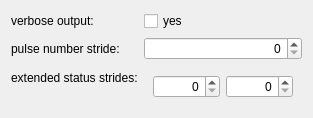
          <widget class="QWidget" name="scrollAreaWidgetContents_Output">
           <property name="geometry">
            <rect>
             <x>0</x>
             <y>0</y>
             <width>0</width>
             <height>0</height>
            </rect>
           </property>
           <layout class="QFormLayout" name="formLayout_9">
            <item row="0" column="0">
             <widget class="QLabel" name="label_verbose">
              <property name="text">
               <string>verbose output:</string>
              </property>
             </widget>
            </item>
            <item row="0" column="1">
             <widget class="QCheckBox" name="checkBox_verbose">
              <property name="text">
               <string>yes</string>
              </property>
             </widget>
            </item>
            <item row="1" column="0">
             <widget class="QLabel" name="label_pulse_num_stride">
              <property name="text">
               <string>pulse number stride:</string>
              </property>
             </widget>
            </item>
            <item row="1" column="1">
             <widget class="QSpinBox" name="spinBox_pulse_num_stride">
              <property name="alignment">
               <set>Qt::AlignRight|Qt::AlignTrailing|Qt::AlignVCenter</set>
              </property>
              <property name="maximum">
               <number>1073741824</number>
              </property>
             </widget>
            </item>
            <item row="2" column="0">
             <widget class="QLabel" name="label_extended_status_strides">
              <property name="text">
               <string>extended status strides:</string>
              </property>
             </widget>
            </item>
            <item row="2" column="1">
             <widget class="QWidget" name="widget_extended_status_strides" native="true">
              <layout class="QHBoxLayout" name="horizontalLayout_7">
               <item>
                <widget class="QSpinBox" name="spinBox_extended_status_strides_1">
                 <property name="alignment">
                  <set>Qt::AlignRight|Qt::AlignTrailing|Qt::AlignVCenter</set>
                 </property>
                 <property name="maximum">
                  <number>1073741824</number>
                 </property>
                </widget>
               </item>
               <item>
                <widget class="QSpinBox" name="spinBox_extended_status_strides_2">
                 <property name="alignment">
                  <set>Qt::AlignRight|Qt::AlignTrailing|Qt::AlignVCenter</set>
                 </property>
                 <property name="maximum">
                  <number>1073741824</number>
                 </property>
                </widget>
               </item>
              </layout>
             </widget>
            </item>
           </layout>
          </widget>
